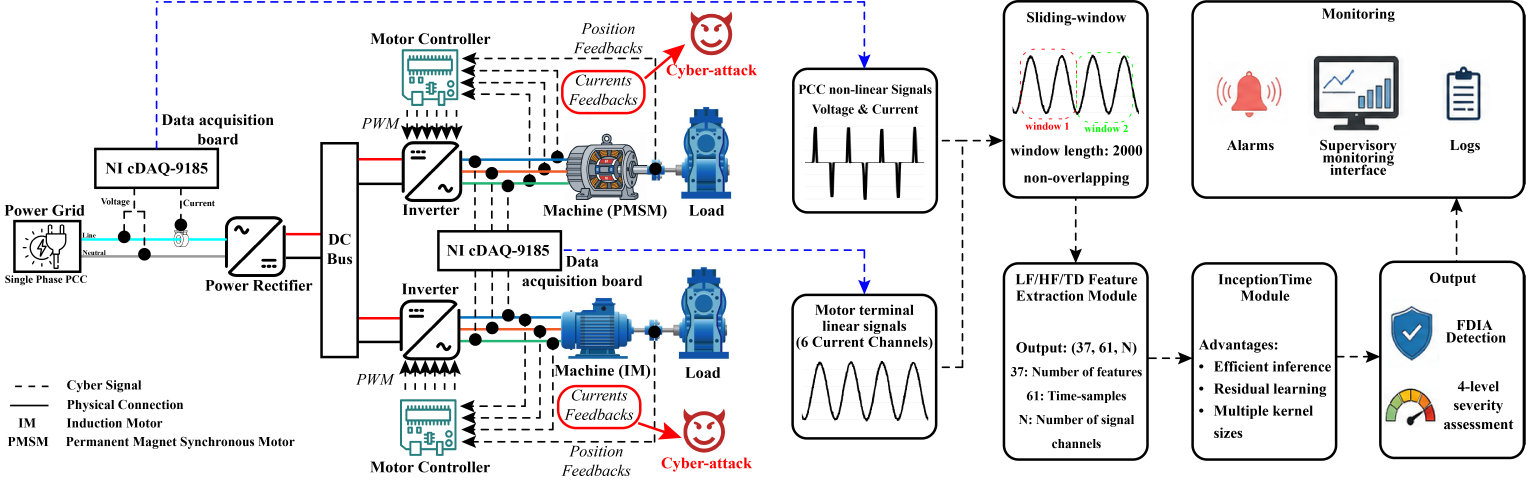
#> input picture figs/diagram2.png, 7626 x 2413 px (shown at 1/5 size)
$ python preserve_original_figures.py
#> lines starting #> are read from the running program, lines starting #| are printed output that depends on the picture
"""Typeset original Figures 1–4 with minimal vector label corrections.

Original raster artwork is embedded unchanged. Figure 2 uses the original
Matplotlib vector plots, not the later presentation PNGs. No traces are redrawn.
"""
from pathlib import Path
import os, json, re, shutil, subprocess, hashlib
from PIL import Image
P=Path(__file__).resolve().parents[2]; F=P/'figs_revised'; SRC=F/'original_sources'; SRC.mkdir(exist_ok=True)
W=515.52 # 7.16 inches, PDF points
latex=shutil.which('pdflatex'); env=os.environ.copy()
if not latex:
 root=Path('/tmp/ieee-tex-root'); latex=str(root/'usr/bin/pdflatex')
 env.update(LD_LIBRARY_PATH=str(root/'usr/lib/x86_64-linux-gnu'),TEXMFCNF=str(root/'portable-cnf')+':'+str(root/'usr/share/texlive/texmf-dist/web2c'),TEXFORMATS='/tmp/ieee-tex-format',TEXFONTMAPS='/tmp/shushan-tex-maps:')
records=[]
def rect(x,y,w,h,color='1,1,1'):
 return rf'\put({x:.4f},{y:.4f}){{\color[rgb]{{{color}}}\rule{{{w:.4f}bp}}{{{h:.4f}bp}}}}'
def label(x,y,text,size=8,color='0,0,0',bold=False):
 return rf'\put({x:.4f},{y:.4f}){{\makebox(0,0){{\color[rgb]{{{color}}}\fontsize{{{size}bp}}{{{size+1}bp}}\selectfont '+('\\bfseries ' if bold else '')+text+'}}'
def compile_figure(name,height,parts,source,notes,added=None):
 tex=r'''\documentclass{article}
\usepackage{graphicx,xcolor}
\renewcommand{\rmdefault}{ptm}
\pagestyle{empty}
\pdfhorigin=0bp\pdfvorigin=0bp
'''+rf'\pdfpagewidth={W}bp\pdfpageheight={height:.4f}bp'+'\n'+r'''\setlength{\unitlength}{1bp}
\begin{document}
'''+rf'\pdfpagewidth={W}bp\pdfpageheight={height:.4f}bp'+'\n'+r'''\setbox0=\hbox{\begin{picture}'''+f'({W},{height:.4f})'+'\n'+'\n'.join(parts)+'\n'+r'''\end{picture}}
\shipout\box0
\end{document}
'''
 path=F/(name+'.tex');path.write_text(tex)
 r=subprocess.run([latex,'-interaction=nonstopmode','-halt-on-error','-output-directory=figs_revised',str(path.relative_to(P))],cwd=P,env=env,capture_output=True,text=True)
 if r.returncode: raise RuntimeError(r.stdout[-3500:])
 for ext in ['aux','log']: (F/(name+'.'+ext)).unlink(missing_ok=True)
 subprocess.run(['pdftoppm','-singlefile','-scale-to','2400','-png',str(F/(name+'.pdf')),str(F/name)],check=True,stdout=subprocess.DEVNULL,stderr=subprocess.PIPE)
 meta={'artwork':'preserved_original','width_in':7.16,'height_in':height/72,'minimum_text_pt':None,'minimum_added_label_pt':added,'font_note':'Original embedded artwork retains its original typography; no blanket minimum-font claim is made. Added labels use Times-compatible Nimbus Roman.','sources':source,'corrections':notes}
 (F/(name+'.layout.json')).write_text(json.dumps(meta,indent=2)+'\n');records.append({'figure':name,**meta})
def bitmap(name,file,patches,notes):
#> called with name = 'figure1_platform', file = 'diagram2.png'
 path=P/'figs'/file
 with Image.open(path) as im: height=W*im.height/im.width
#> im is the input picture: PIL image 7626x2413 RGBA; mean R, G, B, A 229.8, 230, 231.4, 51.1
#> height = 163.1
 parts=[rf'\put(0,0){{\includegraphics[width={W}bp]{{figs/{file}}}}}']
 scale=W/2048
 for x,y,w,h,text,size,color,bg in patches:
  parts += [rect(x*scale,height-(y+h)*scale,w*scale,h*scale,bg),label((x+w/2)*scale,height-(y+h/2)*scale,text,size,color)]
 compile_figure(name,height,parts,[str(path.relative_to(P))],notes,min([p[5] for p in patches],default=None))
#> (the call stopped at in compile_figure, `r=subprocess.run([latex,'-interaction=nonstopmode','-halt-on-error','-..`: subprocess is not available in this run)
bitmap('figure1_platform','diagram2.png',[
 (1072,108,182,26,'PCC signals',6.5,'0,0,0','1,1,1'),
 (1072,426,182,24,'current signals',6.5,'0,0,0','1,1,1'),
],['Original platform artwork restored; replaced unsupported linear/nonlinear sensing labels with signal descriptions.'])
bitmap('figure3_architecture','inceptiontime_architecture_lfhf.png',[
 (614,149,126,34,'k = 39',8,'0,0,0','0.933333,0.960784,0.988235'),
 (614,250,126,34,'k = 19',8,'0,0,0','0.933333,0.960784,0.988235'),
 (614,352,126,34,'k = 9',8,'0,0,0','0.933333,0.960784,0.988235'),
],['Corrected convolution kernel lengths to 39, 19, and 9; retained all original shapes, connections, and layout.'])
#> call 2 of bitmap, with name = 'figure3_architecture', file = 'inceptiontime_architecture_lfhf.png'
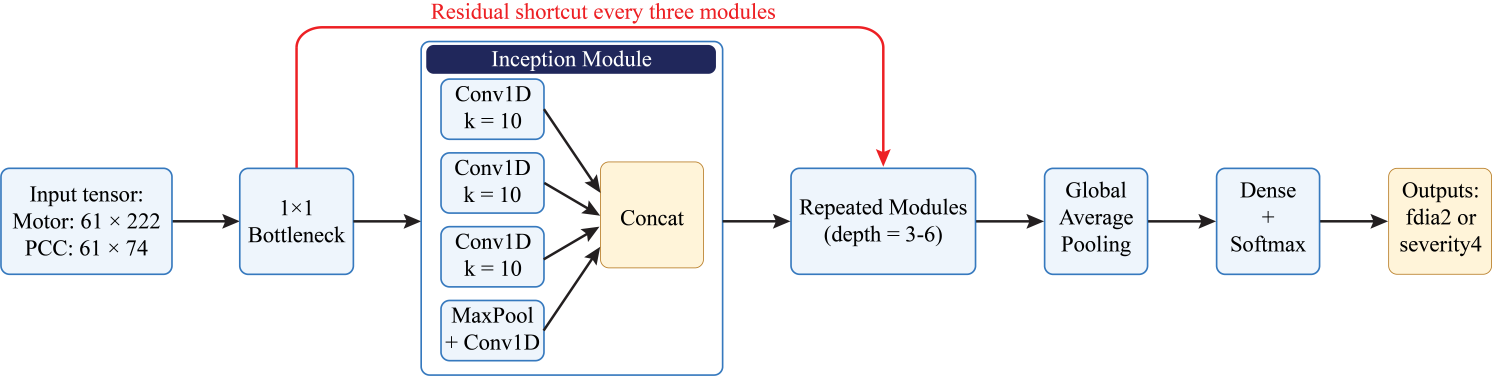
#> input picture figs/inceptiontime_architecture_lfhf.png, 7461 x 1880 px (shown at 1/5 size)
#> in bitmap, im is the input picture: PIL image 7461x1880 RGBA; mean R, G, B, A 241.5, 241.8, 243.6, 62.4
#> (the call stopped at in compile_figure, `r=subprocess.run([latex,'-interaction=nonstopmode','-halt-on-error','-..`: subprocess is not available in this run)
bitmap('figure4_pipeline','online_fdia_architecture.png',[
 (426,365,176,42,r'\shortstack{PCC voltage\\and current}',7.5,'0.05,0.32,0.09','1,1,1'),
 (683,473,186,53,r'\shortstack{2,000-sample\\raw window}',8,'0,0,0','1,1,1'),
 (1849,433,169,77,r'\shortstack{Alerts, logs,\\visualization}',7.5,'0,0,0','1,1,1'),
],['PCC measurement label now includes voltage and current.','Acquisition output is a raw 2,000-sample window; the 61-step representation belongs to feature extraction.','Removed supervisory-command claim; automatic mitigation was not evaluated.'])
#> call 3 of bitmap, with name = 'figure4_pipeline', file = 'online_fdia_architecture.png'
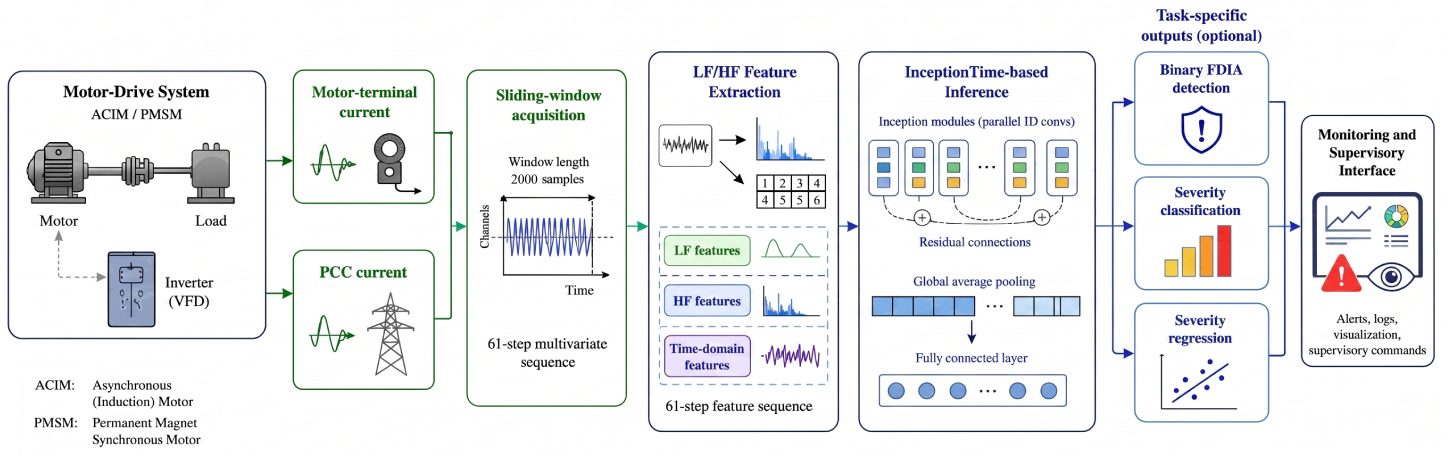
#> input picture figs/online_fdia_architecture.png, 7243 x 2300 px (shown at 1/5 size)
#> in bitmap, im is the input picture: PIL image 7243x2300 RGBA; mean R, G, B, A 237.5, 238.6, 240.2, 252.7
#> (the call stopped at in compile_figure, `r=subprocess.run([latex,'-interaction=nonstopmode','-halt-on-error','-..`: subprocess is not available in this run)
# Figure 2: original vector traces and panel layout, with neutral reference-time labels.
parts=[]; sources=[]; panelwidth=(W-10)/2; height=0
for i,motor in enumerate(['acim','pcc']):
 name=f'tdms_lfhf_window_example_{motor}_179p9s_separate.pdf'; dest=SRC/name
 if not dest.exists():
  original=P.parent/'figs'/name
#> (the run stopped early here; a loop or call above may not have finished)
